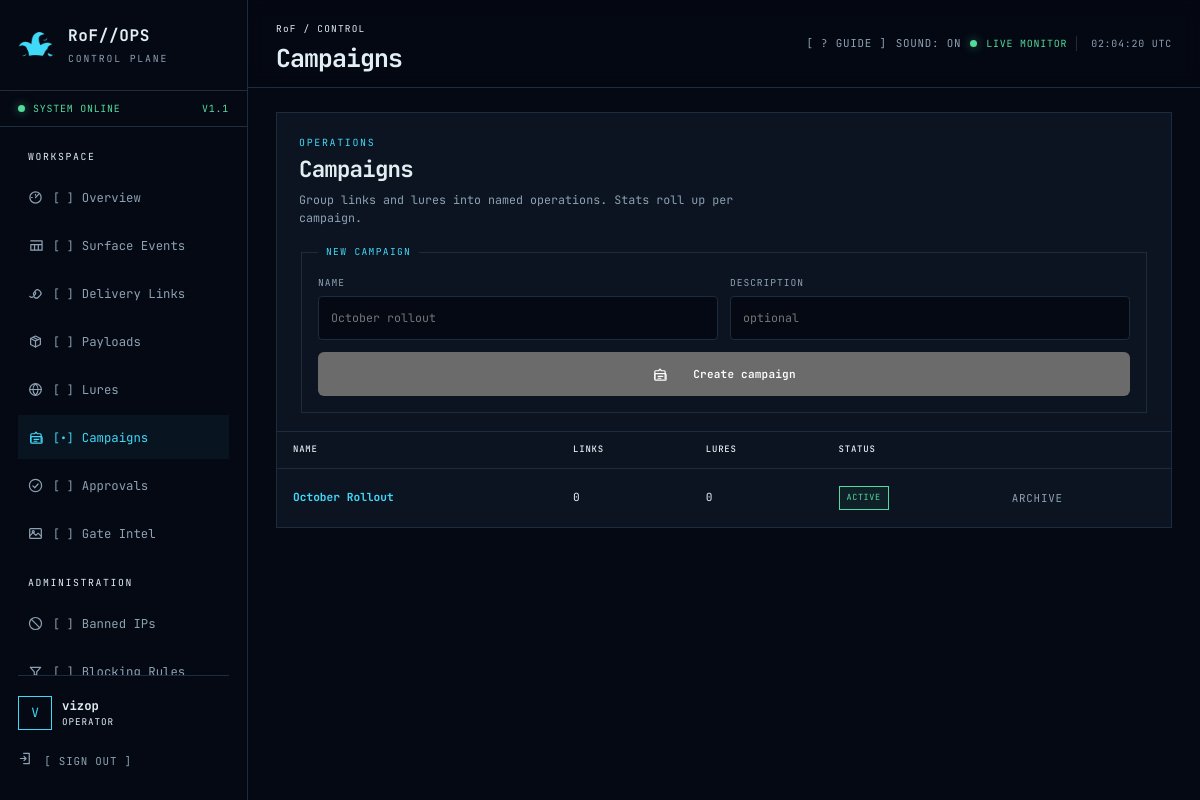
The page /panel/campaigns/ (signed in) on the database its author committed.
### accounts/models.py (models this page shows)
class Operator(AbstractUser):
    THEME_CHOICES = [("default", "Default"), ("cozy", "Cozy Clown"), ("obnoxious", "Obnoxious Clown")]
    session_version = models.PositiveIntegerField(default=1)
    totp_secret = models.CharField(max_length=64, blank=True)
    totp_enabled = models.BooleanField(default=False)
    backup_code_hashes = models.JSONField(default=list, blank=True)
    theme = models.CharField(max_length=16, choices=THEME_CHOICES, default="default")
    created_at = models.DateTimeField(auto_now_add=True)
    class Meta:
        ordering = ["username"]

### gates/models.py (models this page shows, shortened)
class Campaign(models.Model):
    name = models.CharField(max_length=120, unique=True)
    description = models.CharField(max_length=240, blank=True)
    active = models.BooleanField(default=True)
    created_by = models.ForeignKey(settings.AUTH_USER_MODEL, null=True, blank=True,
                                   on_delete=models.SET_NULL, related_name="campaigns")
    created_at = models.DateTimeField(auto_now_add=True)
    class Meta:
        ordering = ["-created_at"]

### gates/views.py (the view, shortened to what this page needs)
# urls.py: path("campaigns/", views.campaigns_view, name="gate-campaigns"),
@login_required
def campaigns_view(request):
    from django.db.models import Count
    campaigns = Campaign.objects.annotate(
        link_count=Count("links", distinct=True),
        lure_count=Count("lures", distinct=True))
    return render(request, "panel/campaigns.html", {
        "title": "Campaigns", "campaigns": campaigns,
    })

### accounts/context_processors.py (called while the page is built)
def panel_context(request):
    user = request.user
    theme = getattr(user, "theme", "default") if user.is_authenticated else "default"
    return {
        "is_administrator": is_administrator(user),
        "panel_name": "RoF//OPS",
        "theme": theme,
    }

### accounts/permissions.py (called while the page is built)
def is_administrator(user):
    return bool(user.is_authenticated and user.is_active and (user.is_superuser or user.groups.filter(name="Administrator").exists()))

### gates/services.py (called while the page is built, shortened)
def _remote_is_trusted(remote):
    if not remote:
        return False
    try:
        address = ipaddress.ip_address(remote)
    except ValueError:
        return False
    for entry in getattr(settings, "TRUSTED_PROXIES", ("127.0.0.1", "::1")):
        try:
            if "/" in entry:
                if address in ipaddress.ip_network(entry, strict=False):
                    return True
            elif address == ipaddress.ip_address(entry):
                return True
        except ValueError:
            continue
    return False

def client_ip(request):
    remote = request.META.get("REMOTE_ADDR", "")
    if _remote_is_trusted(remote):
        forwarded = request.META.get("HTTP_X_FORWARDED_FOR", "")
        if forwarded:
            return forwarded.split(",")[-1].strip()
    return remote

def evaluate_blocking_rules(request, ip, *, is_404=False, link=None):
    from .models import RuleSet
    sets = list(RuleSet.objects.filter(enabled=True).prefetch_related("rules"))
    loose_rules = list(BlockingRule.objects.filter(enabled=True, ruleset__isnull=True))
    if not sets and not loose_rules:
        return None

### gates/templatetags/ui_icons.py (called while the page is built)
@register.simple_tag
def icon(name, cls="icon"):
    body = _ICONS.get(name)
    if body is None:
        return ""
    return mark_safe(
        f'<svg class="{cls}" viewBox="0 0 16 16" fill="none" stroke="currentColor" '
        f'stroke-width="1.3" stroke-linecap="round" stroke-linejoin="round" '
        f'aria-hidden="true">{body}</svg>'
    )

### templates/panel/campaigns.html (shortened to what this page needs)
{% extends "base.html" %}
{% load ui_icons %}
{% load gate_extras %}
{% block content %}
<section class="panel page-panel">
  <div class="panel-heading">
    <div><span class="section-label">OPERATIONS</span><h2>Campaigns</h2><p>Group links and lures into named operations. Stats roll up per campaign.</p></div>
  </div>
  <form method="post" class="stacked-form">
    <fieldset>
      <legend>NEW CAMPAIGN</legend>
      <div class="grid-2">
        <label><span>NAME</span><input class="field-input" name="name" maxlength="120" placeholder="October rollout"></label>
        <label><span>DESCRIPTION</span><input class="field-input" name="description" maxlength="240" placeholder="optional"></label>
      </div>
      <button class="button" type="submit">{% icon "campaigns" %}Create campaign</button>
    </fieldset>
  </form>
  {% if campaigns %}
  <div class="table-wrap" style="margin-top:18px"><table><thead><tr><th>NAME</th><th>LINKS</th><th>LURES</th><th>STATUS</th><th></th></tr></thead><tbody>
    {% for campaign in campaigns %}
    <tr>
      <td><a href="{% url 'gate-campaign-detail' campaign.pk %}"><strong>{{ campaign.name }}</strong></a>{% if campaign.description %}<br><span class="muted" style="font-size:.68rem">{{ campaign.description }}</span>{% endif %}</td>
      <td class="mono">{{ campaign.link_count }}</td>
      <td class="mono">{{ campaign.lure_count }}</td>
      <td>{% if campaign.active %}<span class="status-badge good">ACTIVE</span>{% else %}<span class="status-badge">ARCHIVED</span>{% endif %}</td>
      <td><form method="post" action="{% url 'gate-campaign-toggle' campaign.pk %}" style="display:inline">{% csrf_token %}<button class="text-button" type="submit">{{ campaign.active|yesno:"ARCHIVE,REOPEN" }}</button></form></td>
    </tr>
    {% endfor %}
  </tbody></table></div>
  {% else %}
  <div class="empty-state"><strong>No campaigns yet</strong><p>Create one above, then assign links and lures to it.</p></div>
  {% endif %}
</section>
{% endblock %}

### templates/base.html (shortened to what this page needs)
{% load static %}{% load ui_icons %}<!doctype html>
<html lang="en">
<head>
  <link rel="stylesheet" href="{% static 'css/panel.css' %}">
</head>
<body class="panel-shell{% if theme != "default" %} theme-{{ theme }}{% endif %}" data-authenticated="{% if user.is_authenticated %}true{% else %}false{% endif %}">
  <aside class="sidebar">
    <a class="brand" href="{% url 'overview' %}" aria-label="RoF OPS overview">
      {% if theme == "obnoxious" %}
      <span class="brand-mark jester-mask" role="img" aria-label="Jester hat">
        <span class="jester-star-tip t1"></span><span class="jester-star-tip t2"></span><span class="jester-star-tip t3"></span>
      </span>
      {% else %}
      <span class="brand-mark jester-mask" role="img" aria-label="Jester hat"></span>
      {% endif %}
      <span><strong>RoF//OPS</strong><small>CONTROL PLANE</small></span>
    </a>
    <div class="environment"><span class="status-dot"></span> SYSTEM ONLINE <span class="env-code">V1.1</span></div>
    <nav class="primary-nav" aria-label="Primary navigation">
      <span class="nav-label">WORKSPACE</span>
      <a class="" href="{% url 'overview' %}">{% icon "overview" %}<span class="bracket">[]</span> Overview</a>
      <a class="" href="{% url 'events' %}">{% icon "events" %}<span class="bracket">[]</span> Surface Events</a>
      <a class="" href="{% url 'gate-links' %}">{% icon "links" %}<span class="bracket">[]</span> Delivery Links</a>
      <a class="" href="{% url 'gate-payloads' %}">{% icon "payloads" %}<span class="bracket">[]</span> Payloads</a>
      <a class="" href="{% url 'gate-lures' %}">{% icon "lures" %}<span class="bracket">[]</span> Lures</a>
      <a class="{% if request.resolver_match.url_name == 'gate-campaigns' or request.resolver_match.url_name == 'gate-campaign-detail' %}active{% endif %}" href="{% url 'gate-campaigns' %}">{% icon "campaigns" %}<span class="bracket">[{% if request.resolver_match.url_name == 'gate-campaigns' or request.resolver_match.url_name == 'gate-campaign-detail' %}•{% else %}&nbsp;{% endif %}]</span> Campaigns</a>
      <a class="" href="{% url 'gate-submissions' %}">{% icon "approvals" %}<span class="bracket">[]</span> Approvals</a>
      <a class="" href="{% url 'gate-intel' %}">{% icon "intel" %}<span class="bracket">[]</span> Gate Intel</a>
      <span class="nav-label">ADMINISTRATION</span>
      <a class="" href="{% url 'gate-bans' %}">{% icon "bans" %}<span class="bracket">[]</span> Banned IPs</a>
      <a class="" href="{% url 'gate-block-rules' %}">{% icon "rules" %}<span class="bracket">[]</span> Blocking Rules</a>
    </nav>
    <div class="sidebar-foot">
      <div class="operator-chip"><span class="operator-avatar">{{ user.username|first|upper }}</span><span><strong>{{ user.username }}</strong><small>{% if is_administrator %}ADMINISTRATOR{% else %}OPERATOR{% endif %}</small></span></div>
      <form method="post" action="{% url 'logout' %}">{% csrf_token %}<button class="text-button" type="submit">{% icon "signout" "icon icon-inline" %} [ SIGN OUT ]</button></form>
    </div>
  </aside>
  <div class="workspace">
    <header class="topbar">
      <div><span class="topbar-path">RoF / {% if request.resolver_match.namespace %}{{ request.resolver_match.namespace }} / {% endif %}CONTROL</span><h1>{{ title }}</h1></div>
      <div class="topbar-status"><button id="guide-open" class="text-button" type="button" hidden>[ ? GUIDE ]</button><button id="sound-toggle" class="text-button" type="button">SOUND: ON</button><span class="status-dot"></span><span>LIVE MONITOR</span><time id="utc-clock">UTC</time></div>
    </header>
    <main id="main-content" class="main-content">{% block content %}{% endblock %}</main>
  </div>
</body>
</html>

### rows shown on the page
Operator: username|first "V", username "vizop"
Campaign: name "October Rollout", link_count "0", lure_count "0", shows "ACTIVE", active "ARCHIVE"

### other values the page prints
{{ title }} "Campaigns"
